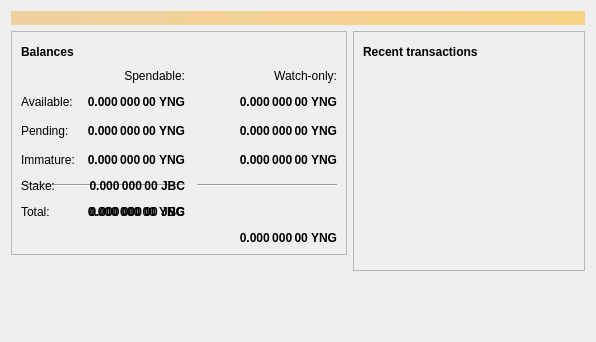
<?xml version="1.0" encoding="UTF-8"?>
<ui version="4.0">
 <class>OverviewPage</class>
 <widget class="QWidget" name="OverviewPage">
  <property name="geometry">
   <rect>
    <x>0</x>
    <y>0</y>
    <width>596</width>
    <height>342</height>
   </rect>
  </property>
  <property name="windowTitle">
   <string>Form</string>
  </property>
  <layout class="QVBoxLayout" name="topLayout">
   <item>
    <widget class="QLabel" name="labelAlerts">
     <property name="visible">
      <bool>false</bool>
     </property>
     <property name="styleSheet">
      <string notr="true">QLabel { background-color: qlineargradient(x1: 0, y1: 0, x2: 1, y2: 0, stop:0 #F0D0A0, stop:1 #F8D488); color:#000000; }</string>
     </property>
     <property name="wordWrap">
      <bool>true</bool>
     </property>
     <property name="margin">
      <number>3</number>
     </property>
     <property name="textInteractionFlags">
      <set>Qt::TextSelectableByMouse</set>
     </property>
    </widget>
   </item>
   <item>
    <layout class="QHBoxLayout" name="horizontalLayout" stretch="1,1">
     <item>
      <layout class="QVBoxLayout" name="verticalLayout_2">
       <item>
        <widget class="QFrame" name="frame">
         <property name="frameShape">
          <enum>QFrame::StyledPanel</enum>
         </property>
         <property name="frameShadow">
          <enum>QFrame::Raised</enum>
         </property>
         <layout class="QVBoxLayout" name="verticalLayout_4">
          <item>
           <layout class="QHBoxLayout" name="horizontalLayout_4">
            <item>
             <widget class="QLabel" name="label_5">
              <property name="font">
               <font>
                <weight>75</weight>
                <bold>true</bold>
               </font>
              </property>
              <property name="text">
               <string>Balances</string>
              </property>
             </widget>
            </item>
            <item>
             <widget class="QPushButton" name="labelWalletStatus">
              <property name="enabled">
               <bool>true</bool>
              </property>
              <property name="maximumSize">
               <size>
                <width>30</width>
                <height>16777215</height>
               </size>
              </property>
              <property name="toolTip">
               <string>The displayed information may be out of date. Your wallet automatically synchronizes with the Yangcoin network after a connection is established, but this process has not completed yet.</string>
              </property>
              <property name="text">
               <string/>
              </property>
              <property name="icon">
               <iconset resource="../bitcoin.qrc">
                <normaloff>:/icons/warning</normaloff>
                <disabledoff>:/icons/warning</disabledoff>:/icons/warning</iconset>
              </property>
              <property name="iconSize">
               <size>
                <width>24</width>
                <height>24</height>
               </size>
              </property>
              <property name="flat">
               <bool>true</bool>
              </property>
             </widget>
            </item>
            <item>
             <spacer name="horizontalSpacer_3">
              <property name="orientation">
               <enum>Qt::Horizontal</enum>
              </property>
              <property name="sizeHint" stdset="0">
               <size>
                <width>40</width>
                <height>20</height>
               </size>
              </property>
             </spacer>
            </item>
           </layout>
          </item>
          <item>
           <layout class="QGridLayout" name="gridLayout">
            <property name="spacing">
             <number>12</number>
            </property>
            <item row="2" column="2">
             <widget class="QLabel" name="labelWatchPending">
              <property name="font">
               <font>
                <weight>75</weight>
                <bold>true</bold>
               </font>
              </property>
              <property name="cursor">
               <cursorShape>IBeamCursor</cursorShape>
              </property>
              <property name="toolTip">
               <string>Unconfirmed transactions to watch-only addresses</string>
              </property>
              <property name="text">
               <string notr="true">0.000 000 00 YNG</string>
              </property>
              <property name="alignment">
               <set>Qt::AlignRight|Qt::AlignTrailing|Qt::AlignVCenter</set>
              </property>
              <property name="textInteractionFlags">
               <set>Qt::LinksAccessibleByMouse|Qt::TextSelectableByKeyboard|Qt::TextSelectableByMouse</set>
              </property>
             </widget>
            </item>
            <item row="2" column="1">
             <widget class="QLabel" name="labelUnconfirmed">
              <property name="font">
               <font>
                <weight>75</weight>
                <bold>true</bold>
               </font>
              </property>
              <property name="cursor">
               <cursorShape>IBeamCursor</cursorShape>
              </property>
              <property name="toolTip">
               <string>Total of transactions that have yet to be confirmed, and do not yet count toward the spendable balance</string>
              </property>
              <property name="text">
               <string notr="true">0.000 000 00 YNG</string>
              </property>
              <property name="alignment">
               <set>Qt::AlignRight|Qt::AlignTrailing|Qt::AlignVCenter</set>
              </property>
              <property name="textInteractionFlags">
               <set>Qt::LinksAccessibleByMouse|Qt::TextSelectableByKeyboard|Qt::TextSelectableByMouse</set>
              </property>
             </widget>
            </item>
            <item row="3" column="2">
             <widget class="QLabel" name="labelWatchImmature">
              <property name="font">
               <font>
                <weight>75</weight>
                <bold>true</bold>
               </font>
              </property>
              <property name="cursor">
               <cursorShape>IBeamCursor</cursorShape>
              </property>
              <property name="toolTip">
               <string>Mined balance in watch-only addresses that has not yet matured</string>
              </property>
              <property name="text">
               <string notr="true">0.000 000 00 YNG</string>
              </property>
              <property name="alignment">
               <set>Qt::AlignRight|Qt::AlignTrailing|Qt::AlignVCenter</set>
              </property>
              <property name="textInteractionFlags">
               <set>Qt::LinksAccessibleByMouse|Qt::TextSelectableByKeyboard|Qt::TextSelectableByMouse</set>
              </property>
             </widget>
            </item>
            <item row="4" column="0" colspan="2">
             <widget class="Line" name="line">
              <property name="orientation">
               <enum>Qt::Horizontal</enum>
              </property>
             </widget>
            </item>
            <item row="4" column="2">
             <widget class="Line" name="lineWatchBalance">
              <property name="sizePolicy">
               <sizepolicy hsizetype="Preferred" vsizetype="Fixed">
                <horstretch>0</horstretch>
                <verstretch>0</verstretch>
               </sizepolicy>
              </property>
              <property name="minimumSize">
               <size>
                <width>140</width>
                <height>0</height>
               </size>
              </property>
              <property name="orientation">
               <enum>Qt::Horizontal</enum>
              </property>
             </widget>
            </item>
            <item row="5" column="0">
             <widget class="QLabel" name="labelTotalText">
              <property name="text">
               <string>Total:</string>
              </property>
             </widget>
            </item>
            <item row="3" column="1">
             <widget class="QLabel" name="labelImmature">
              <property name="font">
               <font>
                <weight>75</weight>
                <bold>true</bold>
               </font>
              </property>
              <property name="cursor">
               <cursorShape>IBeamCursor</cursorShape>
              </property>
              <property name="toolTip">
               <string>Mined balance that has not yet matured</string>
              </property>
              <property name="text">
               <string notr="true">0.000 000 00 YNG</string>
              </property>
              <property name="alignment">
               <set>Qt::AlignRight|Qt::AlignTrailing|Qt::AlignVCenter</set>
              </property>
              <property name="textInteractionFlags">
               <set>Qt::LinksAccessibleByMouse|Qt::TextSelectableByKeyboard|Qt::TextSelectableByMouse</set>
              </property>
             </widget>
            </item>
            <item row="2" column="3">
             <spacer name="horizontalSpacer_2">
              <property name="orientation">
               <enum>Qt::Horizontal</enum>
              </property>
              <property name="sizeHint" stdset="0">
               <size>
                <width>40</width>
                <height>20</height>
               </size>
              </property>
             </spacer>
            </item>
            <item row="3" column="0">
             <widget class="QLabel" name="labelImmatureText">
              <property name="text">
               <string>Immature:</string>
              </property>
             </widget>
            </item>
            <item row="5" column="1">
             <widget class="QLabel" name="labelTotal">
              <property name="font">
               <font>
                <weight>75</weight>
                <bold>true</bold>
               </font>
              </property>
              <property name="cursor">
               <cursorShape>IBeamCursor</cursorShape>
              </property>
              <property name="toolTip">
               <string>Your current total balance</string>
              </property>
              <property name="text">
               <string notr="true">0.000 000 00 YNG</string>
              </property>
              <property name="alignment">
               <set>Qt::AlignRight|Qt::AlignTrailing|Qt::AlignVCenter</set>
              </property>
              <property name="textInteractionFlags">
               <set>Qt::LinksAccessibleByMouse|Qt::TextSelectableByKeyboard|Qt::TextSelectableByMouse</set>
              </property>
             </widget>
            </item>
            <item row="7" column="2">
             <widget class="QLabel" name="labelWatchTotal">
              <property name="font">
               <font>
                <weight>75</weight>
                <bold>true</bold>
               </font>
              </property>
              <property name="cursor">
               <cursorShape>IBeamCursor</cursorShape>
              </property>
              <property name="toolTip">
               <string>Current total balance in watch-only addresses</string>
              </property>
              <property name="text">
               <string notr="true">0.000 000 00 YNG</string>
              </property>
              <property name="alignment">
               <set>Qt::AlignRight|Qt::AlignTrailing|Qt::AlignVCenter</set>
              </property>
              <property name="textInteractionFlags">
               <set>Qt::LinksAccessibleByMouse|Qt::TextSelectableByKeyboard|Qt::TextSelectableByMouse</set>
              </property>
             </widget>
            </item>
            <item row="0" column="2">
             <widget class="QLabel" name="labelWatchonly">
              <property name="text">
               <string>Watch-only:</string>
              </property>
              <property name="alignment">
               <set>Qt::AlignRight|Qt::AlignTrailing|Qt::AlignVCenter</set>
              </property>
             </widget>
            </item>
            <item row="1" column="0">
             <widget class="QLabel" name="labelBalanceText">
              <property name="text">
               <string>Available:</string>
              </property>
             </widget>
            </item>
            <item row="1" column="1">
             <widget class="QLabel" name="labelBalance">
              <property name="font">
               <font>
                <weight>75</weight>
                <bold>true</bold>
               </font>
              </property>
              <property name="cursor">
               <cursorShape>IBeamCursor</cursorShape>
              </property>
              <property name="toolTip">
               <string>Your current spendable balance</string>
              </property>
              <property name="text">
               <string notr="true">0.000 000 00 YNG</string>
              </property>
              <property name="alignment">
               <set>Qt::AlignRight|Qt::AlignTrailing|Qt::AlignVCenter</set>
              </property>
              <property name="textInteractionFlags">
               <set>Qt::LinksAccessibleByMouse|Qt::TextSelectableByKeyboard|Qt::TextSelectableByMouse</set>
              </property>
             </widget>
            </item>
            <item row="1" column="2">
             <widget class="QLabel" name="labelWatchAvailable">
              <property name="font">
               <font>
                <weight>75</weight>
                <bold>true</bold>
               </font>
              </property>
              <property name="cursor">
               <cursorShape>IBeamCursor</cursorShape>
              </property>
              <property name="toolTip">
               <string>Your current balance in watch-only addresses</string>
              </property>
              <property name="text">
               <string notr="true">0.000 000 00 YNG</string>
              </property>
              <property name="alignment">
               <set>Qt::AlignRight|Qt::AlignTrailing|Qt::AlignVCenter</set>
              </property>
              <property name="textInteractionFlags">
               <set>Qt::LinksAccessibleByMouse|Qt::TextSelectableByKeyboard|Qt::TextSelectableByMouse</set>
              </property>
             </widget>
            </item>
            <item row="2" column="0">
             <widget class="QLabel" name="labelPendingText">
              <property name="text">
               <string>Pending:</string>
              </property>
             </widget>
            </item>
            <item row="0" column="1">
             <widget class="QLabel" name="labelSpendable">
              <property name="text">
               <string>Spendable:</string>
              </property>
              <property name="alignment">
               <set>Qt::AlignRight|Qt::AlignTrailing|Qt::AlignVCenter</set>
              </property>
             </widget>
            </item>
            <item row="4" column="0">
             <widget class="QLabel" name="labelStakeText">
              <property name="text">
               <string>Stake:</string>
              </property>
             </widget>
            </item>
            <item row="4" column="1">
             <widget class="QLabel" name="labelStake">
              <property name="font">
               <font>
                <weight>75</weight>
                <bold>true</bold>
               </font>
              </property>
              <property name="text">
               <string>0.000 000 00 JBC</string>
              </property>
              <property name="alignment">
               <set>Qt::AlignRight|Qt::AlignTrailing|Qt::AlignVCenter</set>
              </property>
              <property name="textInteractionFlags">
               <set>Qt::LinksAccessibleByMouse|Qt::TextSelectableByKeyboard|Qt::TextSelectableByMouse</set>
              </property>
             </widget>
            </item>
            <item row="5" column="1">
             <widget class="QLabel" name="labelWatchStake">
              <property name="font">
               <font>
                <weight>75</weight>
                <bold>true</bold>
               </font>
              </property>
              <property name="text">
               <string>0.000 000 00 JBC</string>
              </property>
              <property name="alignment">
               <set>Qt::AlignRight|Qt::AlignTrailing|Qt::AlignVCenter</set>
              </property>
              <property name="textInteractionFlags">
               <set>Qt::LinksAccessibleByMouse|Qt::TextSelectableByKeyboard|Qt::TextSelectableByMouse</set>
              </property>
             </widget>
            </item>
            <item row="2" column="3">
             <spacer name="horizontalSpacer_21">
              <property name="orientation">
               <enum>Qt::Horizontal</enum>
              </property>
              <property name="sizeHint" stdset="0">
               <size>
                <width>40</width>
                <height>20</height>
               </size>
              </property>
             </spacer>
            </item>
           </layout>
          </item>
         </layout>
        </widget>
       </item>
       <item>
        <spacer name="verticalSpacer">
         <property name="orientation">
          <enum>Qt::Vertical</enum>
         </property>
         <property name="sizeHint" stdset="0">
          <size>
           <width>20</width>
           <height>40</height>
          </size>
         </property>
        </spacer>
       </item>
      </layout>
     </item>
     <item>
      <layout class="QVBoxLayout" name="verticalLayout_3">
       <item>
        <widget class="QFrame" name="frame_2">
         <property name="frameShape">
          <enum>QFrame::StyledPanel</enum>
         </property>
         <property name="frameShadow">
          <enum>QFrame::Raised</enum>
         </property>
         <layout class="QVBoxLayout" name="verticalLayout">
          <item>
           <layout class="QHBoxLayout" name="horizontalLayout_2">
            <item>
             <widget class="QLabel" name="label_4">
              <property name="font">
               <font>
                <weight>75</weight>
                <bold>true</bold>
               </font>
              </property>
              <property name="text">
               <string>Recent transactions</string>
              </property>
             </widget>
            </item>
            <item>
             <widget class="QPushButton" name="labelTransactionsStatus">
              <property name="enabled">
               <bool>true</bool>
              </property>
              <property name="maximumSize">
               <size>
                <width>30</width>
                <height>16777215</height>
               </size>
              </property>
              <property name="toolTip">
               <string>The displayed information may be out of date. Your wallet automatically synchronizes with the Yangcoin network after a connection is established, but this process has not completed yet.</string>
              </property>
              <property name="text">
               <string/>
              </property>
              <property name="icon">
               <iconset resource="../bitcoin.qrc">
                <normaloff>:/icons/warning</normaloff>
                <disabledoff>:/icons/warning</disabledoff>:/icons/warning</iconset>
              </property>
              <property name="iconSize">
               <size>
                <width>24</width>
                <height>24</height>
               </size>
              </property>
              <property name="flat">
               <bool>true</bool>
              </property>
             </widget>
            </item>
            <item>
             <spacer name="horizontalSpacer">
              <property name="orientation">
               <enum>Qt::Horizontal</enum>
              </property>
              <property name="sizeHint" stdset="0">
               <size>
                <width>40</width>
                <height>20</height>
               </size>
              </property>
             </spacer>
            </item>
           </layout>
          </item>
          <item>
           <widget class="QListView" name="listTransactions">
            <property name="styleSheet">
             <string notr="true">QListView { background: transparent; }</string>
            </property>
            <property name="frameShape">
             <enum>QFrame::NoFrame</enum>
            </property>
            <property name="verticalScrollBarPolicy">
             <enum>Qt::ScrollBarAlwaysOff</enum>
            </property>
            <property name="horizontalScrollBarPolicy">
             <enum>Qt::ScrollBarAlwaysOff</enum>
            </property>
            <property name="selectionMode">
             <enum>QAbstractItemView::NoSelection</enum>
            </property>
           </widget>
          </item>
         </layout>
        </widget>
       </item>
       <item>
        <spacer name="verticalSpacer_2">
         <property name="orientation">
          <enum>Qt::Vertical</enum>
         </property>
         <property name="sizeHint" stdset="0">
          <size>
           <width>20</width>
           <height>40</height>
          </size>
         </property>
        </spacer>
       </item>
      </layout>
     </item>
    </layout>
   </item>
  </layout>
 </widget>
 <resources/>
 <connections/>
</ui>
